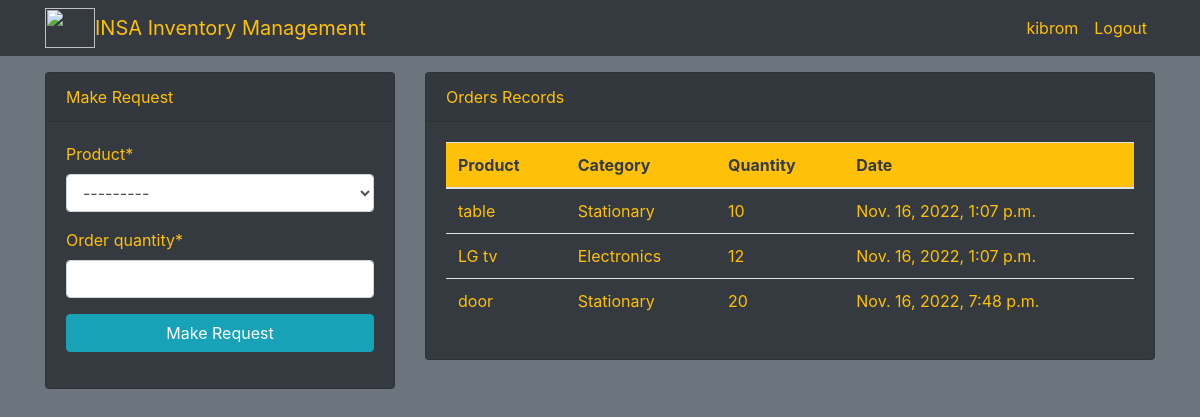
/dashboard/ (signed in), run on the app's committed database.
### dashboard/models.py (models this page shows, shortened)
class Order(models.Model):
    product = models.ForeignKey(Product,on_delete=models.CASCADE,null=True)
    staff = models.ForeignKey(User,models.CASCADE,null=True)
    order_quantity = models.PositiveIntegerField(null=True)
    date = models.DateTimeField(auto_now_add=True)

class Product(models.Model):
    name = models.CharField(max_length=100,null=True)
    category = models.CharField(max_length=20,choices=CATEGORY ,null=True)
    quantity = models.PositiveIntegerField(null=True)
    class Meta:
        verbose_name_plural = 'Product'
    def __str__(self):
        return f'{self.name} - {self.quantity}'

### dashboard/views.py (the view)
# urls.py: path('dashboard/',views.index, name='dashboard-index'),
@login_required
def index(request):
    orders = Order.objects.all()
    products = Product.objects.all()
    if request.method == 'POST':
        form = OrderForm(request.POST)
        if form.is_valid():
            instance = form.save(commit=False)
            instance.staff = request.user
            instance.save()
            return redirect('dashboard-index')
    else :
        form = OrderForm()
    context = {
        'orders':orders,
        'form':form,
        'products':products,
    }
    return render(request,'dashboard/index.html',context)

### dashboard/forms.py
class OrderForm(forms.ModelForm):
    class Meta:
        model = Order
        fields = ['product','order_quantity']

### templates/dashboard/index.html (shortened to what this page needs)
<div class="bg-secondary " >
{% extends 'partials/base.html' %}
{% block content %}
{% if user.is_authenticated and user.is_staff and user.is_superuser %}
{% include 'partials/topnav.html' %}
     <div class="container   bg-dark text-warning">
        <div class="row mt-5">
            <div class="col-md-6 ">
                <div class="bg-dark text-warning ">
                    <canvas id="myChart" width="400" height="300"></canvas>
                    <script>
                        var ctx = document.getElementById('myChart').getContext('2d');
                        var myChart = new Chart(ctx, {
                            type: 'bar',
                            data: {
                                labels: [{% for product in products %} '{{product.name}}', {% endfor %}],
                                datasets: [{
                                    label: 'Products',
                                    data: [{% for product in products %} {{product.quantity}}, {% endfor%}],
                                    backgroundColor: [
                                        'rgba(255, 99, 132, 1)',
                                        'rgba(54, 162, 235, 1)',
                                        'rgba(255, 206, 86, 1)',
                                        'rgba(75, 192, 192, 1)',
                                        'rgba(153, 102, 255, 1)',
                                        'rgba(154, 12, 235, 1)',
                                        'rgba(55, 26, 186, 1)',
                                        'rgba(5, 92, 152, 1)',
                                        'rgba(152, 12, 255, 1)',
                                        'rgba(255, 159, 64, 1)'
                                    ],
                                    borderColor: [
                                        'rgba(255, 99, 132, 1)',
                                        'rgba(54, 162, 235, 1)',
                                        'rgba(255, 206, 86, 1)',
                                        'rgba(75, 192, 192, 1)',
                                        'rgba(153, 102, 255, 1)',
                                        'rgba(154, 12, 235, 1)',
                                        'rgba(55, 26, 186, 1)',
                                        'rgba(5, 92, 152, 1)',
                                        'rgba(152, 12, 255, 1)',
                                        'rgba(255, 159, 64, 1)'
                                    ],
                                    borderWidth: 1
                                }]
                            },
                            options: {
                                scales: {
                                    yAxes: [{
                                        ticks: {
                                            beginAtZero: true
                                        }
                                    }]
                                }
                            }
                        });
                    </script>
                </div>
            </div>
            <div class="col-md-6">
                <div class="bg-dark text-warning">
                    <canvas id="myChart1" width="400" height="300"></canvas>
                    <script>
                        var ctx = document.getElementById('myChart1').getContext('2d');
                        var myChart1 = new Chart(ctx, {
                            type: 'pie',
                            data: {
                                labels: [{% for order in orders %} '{{order.product.name}}', {% endfor %}],
                                datasets: [{
                                    label: 'Orders',
                                    data: [{% for order in orders %}  {{order.order_quantity}} , {% endfor %}],
                                    backgroundColor: [
                                        'rgba(255, 99, 132, 1)',
                                        'rgba(54, 162, 235, 1)',
                                        'rgba(255, 206, 86, 1)',
                                        'rgba(75, 192, 192, 1)',
                                        'rgba(153, 102, 255, 1)',
                                        'rgba(154, 12, 235, 1)',
                                        'rgba(55, 26, 186, 1)',
                                        'rgba(5, 92, 152, 1)',
                                        'rgba(152, 12, 255, 1)',
                                        'rgba(255, 159, 104, 1)'
                                    ],
                                    borderColor: [
                                        'rgba(255, 99, 132, 1)',
                                        'rgba(54, 162, 235, 1)',
                                        'rgba(255, 206, 86, 1)',
                                        'rgba(75, 192, 192, 1)',
                                        'rgba(153, 102, 255, 1)',
                                        'rgba(154, 12, 235, 1)',
                                        'rgba(55, 26, 186, 1)',
                                        'rgba(5, 92, 152, 1)',
                                        'rgba(152, 12, 255, 1)',
                                        'rgba(255, 159, 64, 1)'
                                    ],
                                    borderWidth: 1
                                }]
                            },
                            options: {
                                scales: {
                                    yAxes: [{
                                        ticks: {
                                            beginAtZero: true
                                        }
                                    }]
                                }
                            }
                        });
                    </script>
                </div>
            </div>
        </div>
    </div>
{% else %}
{% include 'dashboard/staff_index.html' %}
{% endif %}
{% endblock %}

### templates/partials/nav.html (shortened to what this page needs)
<nav class="navbar navbar-expand-lg navbar-dark bg-dark fixed-top">
    <div class="container">
      <img   src="/media/insa.jpg" style="width:50px;height:40px; " alt="">
    <a class="navbar-brand text-warning" href="{% url 'dashboard-index' %}">
      INSA Inventory Management </a>
    <div class="collapse navbar-collapse" id="navbarSupportedContent">
      <ul class="navbar-nav ml-auto">
      {% if user.is_authenticated %}
        <li class="nav-item active">
          <a class="nav-link  text-warning" href="{% url 'user-profile' %}">{{user.username}} <span class="sr-only">(current)</span></a>
        </li>
        <li class="nav-item">
          <a class="nav-link  text-warning" href="{% url 'user-logout' %}">Logout</a>
        </li>
       {% endif %}
      </ul>
    </div>
</div>
  </nav>
  <br><br>

### templates/dashboard/staff_index.html (shortened to what this page needs)
<div class="bg-secondary " style="height:100%">
{% load crispy_forms_tags %}
<div class="container">
    <div class="row mt-4">
        <div class="col-md-4">
            <div class="card bg-dark text-warning">
                <div class="card-header">
                    Make Request
                </div>
                <div class="card-body">
                    <form method="POST">
                        {{form|crispy}}
                        <input class="btn btn-info btn-block" type="submit" value="Make Request">
                    </form>
                </div>
            </div>
        </div>
        <div class="col-md-8">
            <div class="card bg-dark text-warning">
                <div class="card-header">
                    Orders Records
                </div>
                <div class="card-body">
                    <table class="table bg-dark text-warning">
                        <thead class="bg-warning text-dark">
                            <tr>
                                <th scope="col">Product</th>
                                <th scope="col">Category</th>
                                <th scope="col">Quantity</th>
                                <th scope="col">Date</th>
                            </tr>
                        </thead>
                        <tbody>
                            {% for order in orders %}
                            {% if order.staff == user %}
                            <tr>
                                <td>{{order.product.name}}</td>
                                <td>{{order.product.category}}</td>
                                <td>{{order.order_quantity}}</td>
                                <td>{{order.date}}</td>
                            </tr>
							{% endif %}
                            {% endfor %}
                        </tbody>
                    </table>
                </div>
            </div>
        </div>
    </div>
</div>

### data on the page
Order: product.name "table", product.category "Stationary", order_quantity "10", date "Nov. 16, 2022, 1:07 p.m."
Order: product.name "LG tv", product.category "Electronics", order_quantity "12", date "Nov. 16, 2022, 1:07 p.m."
Order: product.name "door", product.category "Stationary", order_quantity "20", date "Nov. 16, 2022, 7:48 p.m."

### other printed values
{{ user.username }} "kibrom"
